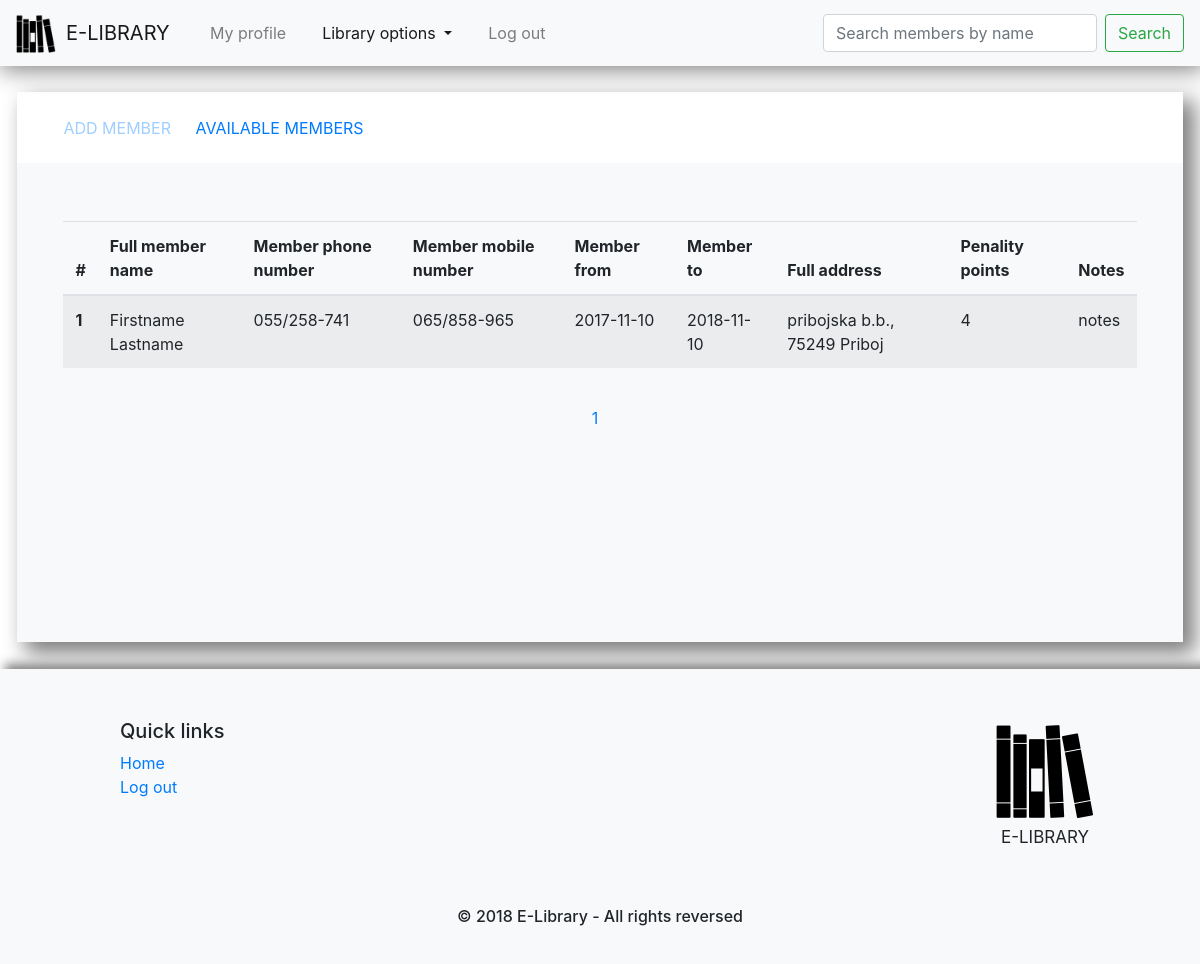
Before: /interface/pages/membership-management.php?page=1 (signed in) with the older database file.
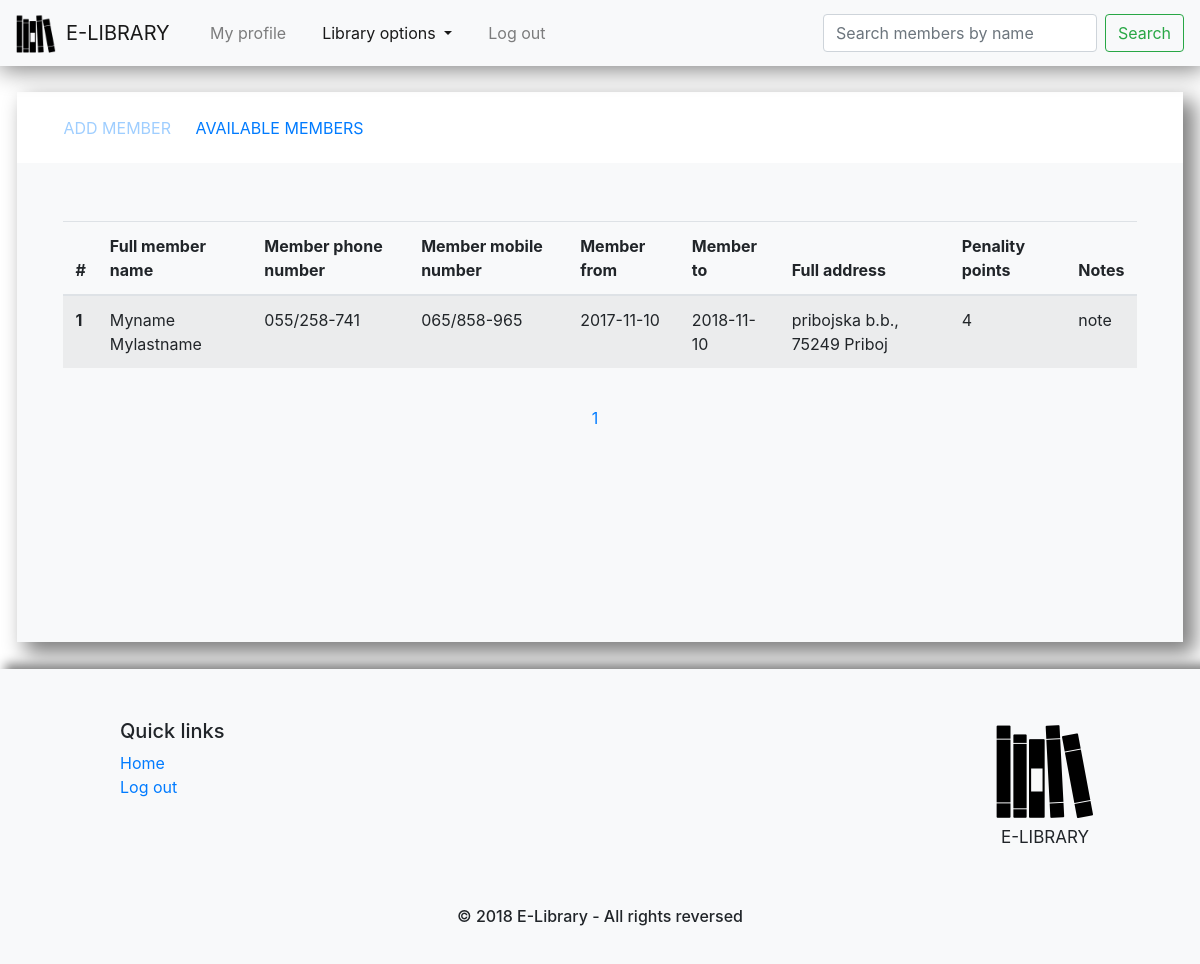
After: the same page with the newer database file.
### tables this page shows
CREATE TABLE `member` (
  `id_member` int(11) NOT NULL,
  `member_phone` varchar(255) NOT NULL,
  `member_mobile` varchar(255) NOT NULL,
  `member_from` date NOT NULL,
  `member_to` date NOT NULL,
  `penality_points` int(11) NOT NULL,
  `notes` text NOT NULL,
  `id_address` int(11) NOT NULL,
  `id_user` int(11) NOT NULL
);

CREATE TABLE `user` (
  `id_user` int(11) NOT NULL,
  `firstname` varchar(255) NOT NULL,
  `lastname` varchar(255) NOT NULL,
  `date_of_birth` date NOT NULL,
  `e_mail` varchar(50) NOT NULL,
  `username` varchar(20) NOT NULL,
  `password` varchar(255) NOT NULL,
  `approval` tinyint(4) NOT NULL DEFAULT '0',
  `status` tinyint(4) NOT NULL DEFAULT '1',
  `id_role` int(11) NOT NULL DEFAULT '0'
);

CREATE TABLE `address` (
  `id_address` int(11) NOT NULL,
  `zip_code` int(11) NOT NULL,
  `street_address` varchar(255) NOT NULL,
  `city` varchar(255) NOT NULL
);

### data/data_access/memberDAO.php (called while the page is built, shortened)
<?php
	require_once __DIR__.'/../../data/data_connect/connection.php';
	require_once __DIR__.'/../../data/data_access/addressDAO.php';
	require_once __DIR__.'/../../data/data_access/userDAO.php';
	require_once __DIR__.'/../../data/data_models/membership.php';
	require_once __DIR__.'/../../data/data_models/user.php';
	class memberDAO extends connection implements query_interface{
		public function get_in_range($from, $limit){
			$connection = $this->get_connection();
			$sql = "SELECT * FROM member LIMIT ?,?";
			$statement = $connection->prepare($sql);
			$statement->bind_param("ii", $from, $limit);
			$statement->execute();
			$results = $statement->get_result();
			$memberships = array();
			if ($results->num_rows > 0) {
				while($row = $results->fetch_assoc()) {
					$addressDao = new addressDAO();
					$userDao = new userDAO();
					$address = $addressDao->get_by_id($row["id_address"]);
					$user = $userDao->get_by_id($row["id_user"]);
					$membership = new member($row["member_phone"],$row["member_mobile"],$row["member_from"],
								     $row["member_to"],$row["penality_points"],
								     $row["notes"], $address, $user);
					$membership->set_id_member($row["id_member"]);
					array_push($memberships,$membership);
				}
			}
			return $memberships;
		}
	}
?>

### data/data_access/addressDAO.php (called while the page is built, shortened)
<?php
	require_once __DIR__.'/../../data/data_connect/connection.php';
	require_once __DIR__.'/../../data/data_models/address.php';
	class addressDAO extends connection implements query_interface{
		public function get_by_id($id){
			$connection = $this->get_connection();
			$sql = "SELECT * FROM address WHERE id_address = ? ";
			$statement = $connection->prepare($sql);
			$statement->bind_param("i",$id);
			$statement->execute();
			$result = $statement->get_result();
			if ($result->num_rows == 1) {
				$row = $result->fetch_assoc();
				$address = new address($row["zip_code"],$row["street_address"],$row["city"]);
				$address->set_id_address($row["id_address"]);
				return $address;
			}
			return null;
		}
	}
?>

### data/data_access/userDAO.php (called while the page is built, shortened)
<?php
	require_once __DIR__.'/../../data/data_connect/connection.php';
	require_once __DIR__.'/../../data/data_access/roleDAO.php';
	require_once __DIR__.'/../../data/data_models/user.php';
	class userDAO extends connection implements query_interface{
		public function get_by_id($id){
			$connection = $this->get_connection();
			$sql = "SELECT * FROM user WHERE id_user = ? ";
			$statement = $connection->prepare($sql);
			$statement->bind_param("i",$id);
			$statement->execute();
			$result = $statement->get_result();
			$roleDao = new roleDAO();
			if ($result->num_rows == 1) {
				$row = $result->fetch_assoc();
				$role = $roleDao->get_by_id($row["id_role"]);
				$user = new user($row["firstname"],$row["lastname"],$row["date_of_birth"],$row["e_mail"],
					$row["username"],$row["password"],$row["approval"],$row["status"],$role);
				$user->set_id_user($row["id_user"]);
				return $user;
			}
			return null;
		}
	}
?>

### data/data_access/roleDAO.php (called while the page is built, shortened)
<?php
	require_once __DIR__.'/../../data/data_connect/connection.php';
	class roleDAO extends connection implements query_interface{
		public function get_by_id($id){
			$connection = $this->get_connection();
			$sql = "SELECT * FROM role WHERE id_role = ? ";
			$statement = $connection->prepare($sql);
			$statement->bind_param("i",$id);
			$statement->execute();
			$result = $statement->get_result();
			if ($result->num_rows == 1) {
				$row = $result->fetch_assoc();
				$role = new role($row["role_title"]);
				$role->set_id_role($row["id_role"]);
				return $role;
			}
			return null;
		}
	}
?>

### data/data_connect/connection.php (called while the page is built, shortened)
<?php
	class connection {
		public function get_connection(){
			$this->_connection = mysqli_connect("localhost", "root", "", "library");
			return $this->_connection;
		}
	}
?>

### data/data_models/membership.php (called while the page is built, shortened)
<?php
	class member {
		protected $_member_phone;
		protected $_member_mobile;
		protected $_member_from;
		protected $_member_to;
		protected $_penality_points;
		protected $_notes;
		protected $_member_address;
		protected $_user;
		public function __construct ($member_phone, $member_mobile, $member_from, $member_to, $penality_points, $notes, $member_address, $user) {
			$this->_member_phone = $member_phone;
			$this->_member_mobile = $member_mobile;
			$this->_member_from = $member_from;
			$this->_member_to = $member_to;
			$this->_penality_points = $penality_points;
			$this->_notes = $notes;
			$this->_member_address = $member_address;
			$this->_user = $user;
    		}
   		public function get_member_phone() {
			return $this->_member_phone;
		}
   		public function get_member_mobile() {
			return $this->_member_mobile;
		}
   		public function get_member_from() {
			return $this->_member_from;
		}
   		public function get_member_to() {
			return $this->_member_to;
		}
    		public function get_penality_points() {
			return $this->_penality_points;
		}
    		public function get_notes() {
			return $this->_notes;
		}
   		public function get_member_address() {
			return $this->_member_address;
		}
    		public function get_user() {
			return $this->_user;
		}
	}
?>

### data/data_models/user.php (called while the page is built, shortened)
<?php
	class user {
		protected $_firstname;
		protected $_lastname;
		public function __construct ($firstname, $lastname, $date_of_birth, $e_mail, $username, $password, $approval, $status, $role) {
			$this->_firstname = $firstname;
			$this->_lastname = $lastname;
    		}
   		public function get_firstname() {
			return $this->_firstname;
		}
   		public function get_lastname() {
			return $this->_lastname;
		}
	}
?>

### data/data_models/address.php (called while the page is built, shortened)
<?php
class address{
	protected $_zip_code;
	protected $_street_address;
	protected $_city;
	public function __construct($zip_code, $street_address, $city){
		$this->_zip_code = $zip_code;
		$this->_street_address = $street_address;
		$this->_city = $city;
	}
	public function get_zip_code(){
		return $this->_zip_code;
	}
	public function get_street_address(){
		return $this->_street_address;
	}
	public function get_city(){
		return $this->_city;
	}
}
?>

### interface/pages/membership-management.php (the view, shortened to what the changed rows need)
<?php
	require_once __DIR__.'/../../data/data_access/memberDAO.php';
	require_once __DIR__.'/../../data/data_controllers/membership_management_controller.php';
	$helper = new helpers();
	$id = 1;
	$memberDao = new memberDAO();
	$max_records = 5;
	if(isset($_GET["page"])){
		$page_number = $_GET["page"];
		$from = ($page_number*$max_records)-$max_records;
	}
	else{
		$from = 0;
	}
	if(isset($_GET["search"])){
		$memberships = $memberDao->get_by_name_in_range($_GET["search-input"],$from,$max_records);
		$memberships_count = $memberDao->count_by_name($_GET["search-input"]);
	}
	else{
		$memberships = $memberDao->get_all();
		$memberships = $memberDao->get_in_range($from,$max_records);
	}
?>
<!DOCTYPE HTML>
<html>
	<head>
		<link rel="stylesheet" href="../styles/css/bootstrap.min.css" />
		<link rel="stylesheet" href="../styles/bootstrap-nav-fix.css" />
		<link rel="stylesheet" href="../styles/bootstrap-form-fix.css" />
		<link rel="stylesheet" href="../styles/page.css" />
		<link rel="stylesheet" href="../styles/footer.css" />
	</head>
	<body>
	<div class="page-body-wrap">
		<div class="page-body">
				<li  id="tab-1" onclick="show_selected_view(this);" class="available-tab <?php $helper->print_active_tab_class() ?>"><a href="javascript:void(0);">Add member</a></li>
				<li  id="tab-2" onclick="show_selected_view(this);" class="available-tab <?php $helper->print_active_tab_class(true) ?>"><a href="javascript:void(0);">Available members</a></li>
			<div id="views">
				<div id="tab1-view" class="<?php $helper->print_hide_view_class(); ?>" >
				</div>
				<div id="tab2-view" class="<?php $helper->print_hide_view_class(true); ?>" >
					<div class="table-container">
						<table class="table table-striped">
							<thead>
								<tr>
									<th scope="col">#</th>
									<th scope="col">Full member name</th>
									<th scope="col">Member phone number</th>
									<th scope="col">Member mobile number</th>
									<th scope="col">Member from</th>
									<th scope="col">Member to</th>
									<th scope="col">Full address</th>
									<th scope="col">Penality points</th>
									<th scope="col">Notes</th>
								</tr>
							</thead>
							<tbody>
								<?php foreach($memberships as $member){
								?>
									<tr>
										<th scope="row"><?php echo $id?></th>
										<td><?php echo $member->get_user()->get_firstname()." ".$member->get_user()->get_lastname(); ?></td>
										<td><?php echo $member->get_member_phone(); ?></td>
										<td><?php echo $member->get_member_mobile(); ?></td>
										<td><?php echo $member->get_member_from(); ?></td>
										<td><?php echo $member->get_member_to(); ?></td>
										<td><?php echo $member->get_member_address()->get_street_address().", ".$member->get_member_address()->get_zip_code()." ".$member->get_member_address()->get_city(); ?></td>
										<td><?php echo $member->get_penality_points(); ?></td>
										<td><?php echo $helper->empty_manage($member->get_notes()); ?></td>
									</tr>
								<?php	$id = $id + 1;
								}
								?>
							</tbody>
						</table>
					</div>
				</div>
			</div>
		</div>
	</div>
</body>
</html>

Changed rows visible on the page:
changed member "pribojska b.b.": id_user.firstname "Firstname" → "Myname"; id_user.lastname "Lastname" → "Mylastname"; notes "notes" → "note"
